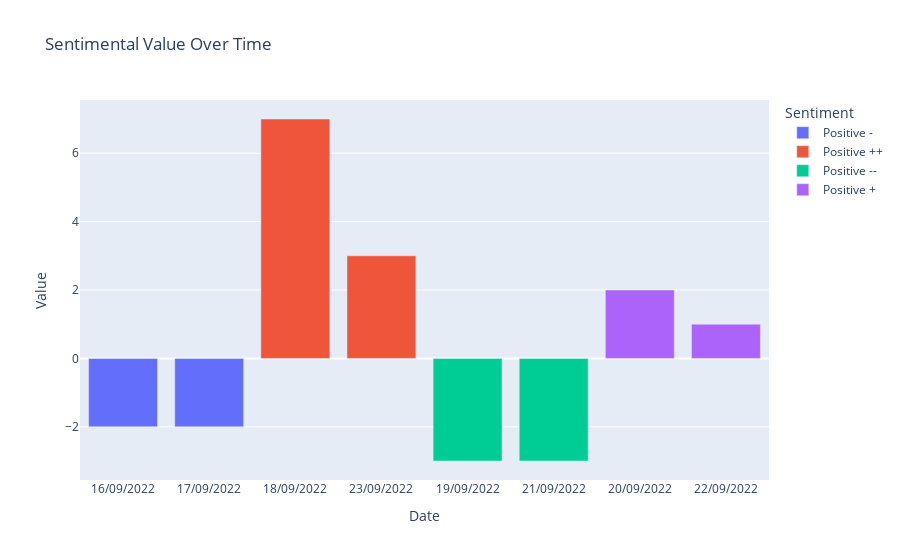

Notebook cell for this chart:
### Code cell
import plotly.express as px

df = pol
fig = px.bar(df, x='Date', y='Value', color="Sentiment", title="Sentimental Value Over Time")
fig.show()

### Figure 1 — Plotly figure (JSON) as saved in the notebook; plotly's stock layout.template omitted (floating-point values rounded to 4 significant figures)
{"data": [{"alignmentgroup": "True", "hovertemplate": "Sentiment=Positive -<br>Date=%{x}<br>Value=%{y}<extra></extra>", "legendgroup": "Positive -", "marker": {"color": "#636efa", "pattern": {"shape": ""}}, "name": "Positive -", "offsetgroup": "Positive -", "orientation": "v", "showlegend": true, "textposition": "auto", "type": "bar", "x": ["16/09/2022", "17/09/2022"], "xaxis": "x", "y": [-2, -2], "yaxis": "y"}, {"alignmentgroup": "True", "hovertemplate": "Sentiment=Positive ++<br>Date=%{x}<br>Value=%{y}<extra></extra>", "legendgroup": "Positive ++", "marker": {"color": "#EF553B", "pattern": {"shape": ""}}, "name": "Positive ++", "offsetgroup": "Positive ++", "orientation": "v", "showlegend": true, "textposition": "auto", "type": "bar", "x": ["18/09/2022", "23/09/2022"], "xaxis": "x", "y": [7, 3], "yaxis": "y"}, {"alignmentgroup": "True", "hovertemplate": "Sentiment=Positive --<br>Date=%{x}<br>Value=%{y}<extra></extra>", "legendgroup": "Positive --", "marker": {"color": "#00cc96", "pattern": {"shape": ""}}, "name": "Positive --", "offsetgroup": "Positive --", "orientation": "v", "showlegend": true, "textposition": "auto", "type": "bar", "x": ["19/09/2022", "21/09/2022"], "xaxis": "x", "y": [-3, -3], "yaxis": "y"}, {"alignmentgroup": "True", "hovertemplate": "Sentiment=Positive +<br>Date=%{x}<br>Value=%{y}<extra></extra>", "legendgroup": "Positive +", "marker": {"color": "#ab63fa", "pattern": {"shape": ""}}, "name": "Positive +", "offsetgroup": "Positive +", "orientation": "v", "showlegend": true, "textposition": "auto", "type": "bar", "x": ["20/09/2022", "22/09/2022"], "xaxis": "x", "y": [2, 1], "yaxis": "y"}], "layout": {"barmode": "relative", "legend": {"title": {"text": "Sentiment"}, "tracegroupgap": 0}, "title": {"text": "Sentimental Value Over Time"}, "xaxis": {"anchor": "y", "domain": [0, 1], "title": {"text": "Date"}}, "yaxis": {"anchor": "x", "domain": [0, 1], "title": {"text": "Value"}}}}
